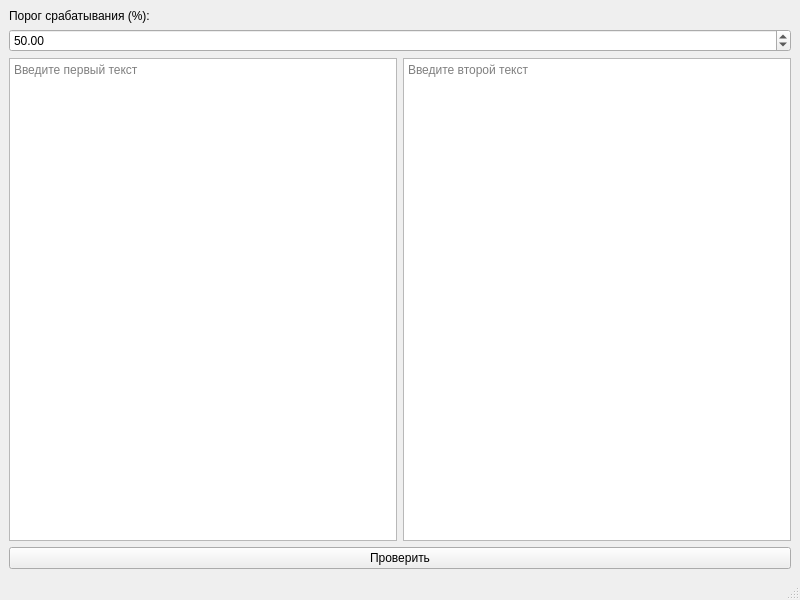
<?xml version="1.0" encoding="UTF-8"?>
<ui version="4.0">
 <class>MainWindow</class>
 <widget class="QMainWindow" name="MainWindow">
  <property name="geometry">
   <rect>
    <x>0</x>
    <y>0</y>
    <width>800</width>
    <height>600</height>
   </rect>
  </property>
  <property name="windowTitle">
   <string>MainWindow</string>
  </property>
  <widget class="QWidget" name="centralwidget">
   <layout class="QVBoxLayout" name="verticalLayout">
    <item>
     <widget class="QLabel" name="label">
      <property name="text">
       <string>Порог срабатывания (%):</string>
      </property>
     </widget>
    </item>
    <item>
     <widget class="QDoubleSpinBox" name="doubleSpinBox_threshold">
      <property name="maximum">
       <double>100.000000000000000</double>
      </property>
      <property name="value">
       <double>50.000000000000000</double>
      </property>
     </widget>
    </item>
    <item>
     <layout class="QHBoxLayout" name="horizontalLayout">
      <item>
       <widget class="QTextEdit" name="textEdit_1">
        <property name="placeholderText">
         <string>Введите первый текст</string>
        </property>
       </widget>
      </item>
      <item>
       <widget class="QTextEdit" name="textEdit_2">
        <property name="placeholderText">
         <string>Введите второй текст</string>
        </property>
       </widget>
      </item>
     </layout>
    </item>
    <item>
     <widget class="QPushButton" name="btn_check">
      <property name="text">
       <string>Проверить</string>
      </property>
     </widget>
    </item>
   </layout>
  </widget>
  <widget class="QMenuBar" name="menubar">
   <property name="geometry">
    <rect>
     <x>0</x>
     <y>0</y>
     <width>800</width>
     <height>36</height>
    </rect>
   </property>
  </widget>
  <widget class="QStatusBar" name="statusbar"/>
 </widget>
 <resources/>
 <connections/>
</ui>
